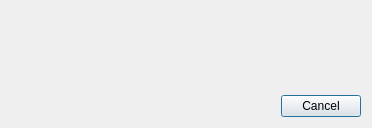
<?xml version="1.0" encoding="UTF-8"?>
<ui version="4.0">
 <class>DialogXInfoDBTransferProcess</class>
 <widget class="QDialog" name="DialogXInfoDBTransferProcess">
  <property name="geometry">
   <rect>
    <x>0</x>
    <y>0</y>
    <width>372</width>
    <height>128</height>
   </rect>
  </property>
  <property name="windowTitle">
   <string notr="true"/>
  </property>
  <layout class="QVBoxLayout" name="verticalLayout">
   <item>
    <spacer name="verticalSpacer">
     <property name="orientation">
      <enum>Qt::Vertical</enum>
     </property>
     <property name="sizeHint" stdset="0">
      <size>
       <width>20</width>
       <height>75</height>
      </size>
     </property>
    </spacer>
   </item>
   <item>
    <layout class="QHBoxLayout" name="horizontalLayout">
     <item>
      <spacer name="horizontalSpacer">
       <property name="orientation">
        <enum>Qt::Horizontal</enum>
       </property>
       <property name="sizeHint" stdset="0">
        <size>
         <width>40</width>
         <height>20</height>
        </size>
       </property>
      </spacer>
     </item>
     <item>
      <widget class="QPushButton" name="pushButtonCancel">
       <property name="text">
        <string>Cancel</string>
       </property>
      </widget>
     </item>
    </layout>
   </item>
  </layout>
 </widget>
 <resources/>
 <connections/>
</ui>
